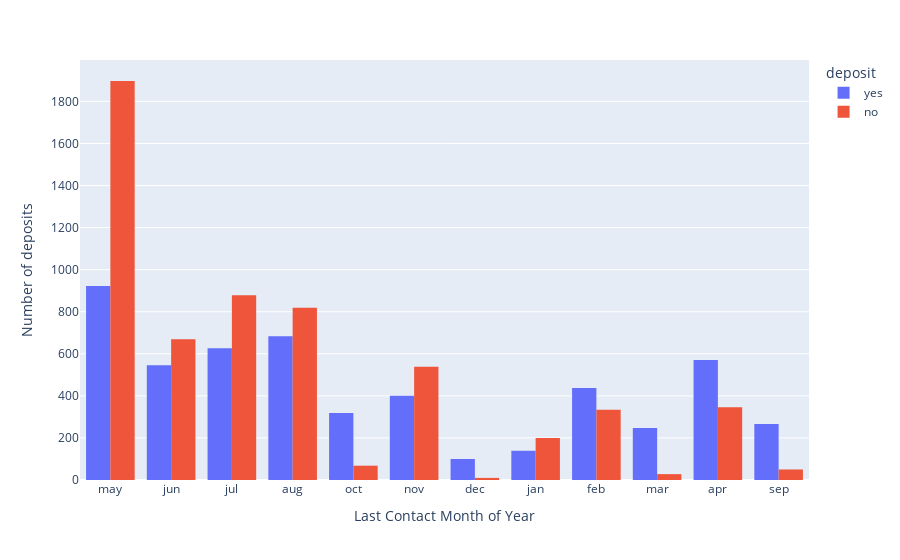

Here is the notebook cell this chart was saved with:
### Markdown cell above
### Insights

- With increasing the duration call, there is a higher probability that clients subscribe to term deposit.  
- With increasing the number of contacts performed during this campaign, the duration of calls decreases and also less numbers of customers agree to theterm deposit.    
- with lower number of contacts, higher duration calls are required to deposit. Increasing the nuber of contacts with clients lowers the duration required to get clients to deposit.

### Code cell
# "month" : last contact month of year for the current campaign
fig = px.histogram(df, x="month", color='deposit', barmode='group', nbins=20)
fig.update_xaxes(title_text="Last Contact Month of Year")
fig.update_yaxes(title_text="Number of deposits")
fig.show()

### Figure 1 — Plotly figure (JSON) as saved in the notebook; plotly's stock layout.template omitted (floating-point values rounded to 4 significant figures; data arrays with more than 128 entries replaced by an {"elided": "..."} marker saying what was removed)
{"data": [{"alignmentgroup": "True", "bingroup": "x", "hovertemplate": "deposit=yes<br>month=%{x}<br>count=%{y}<extra></extra>", "legendgroup": "yes", "marker": {"color": "#636efa", "pattern": {"shape": ""}}, "name": "yes", "nbinsx": 20, "offsetgroup": "yes", "orientation": "v", "showlegend": true, "type": "histogram", "x": {"elided": "5255 str values"}, "xaxis": "x", "yaxis": "y"}, {"alignmentgroup": "True", "bingroup": "x", "hovertemplate": "deposit=no<br>month=%{x}<br>count=%{y}<extra></extra>", "legendgroup": "no", "marker": {"color": "#EF553B", "pattern": {"shape": ""}}, "name": "no", "nbinsx": 20, "offsetgroup": "no", "orientation": "v", "showlegend": true, "type": "histogram", "x": {"elided": "5837 str values"}, "xaxis": "x", "yaxis": "y"}], "layout": {"barmode": "group", "legend": {"title": {"text": "deposit"}, "tracegroupgap": 0}, "margin": {"t": 60}, "xaxis": {"anchor": "y", "domain": [0, 1], "title": {"text": "Last Contact Month of Year"}}, "yaxis": {"anchor": "x", "domain": [0, 1], "title": {"text": "Number of deposits"}}}}
